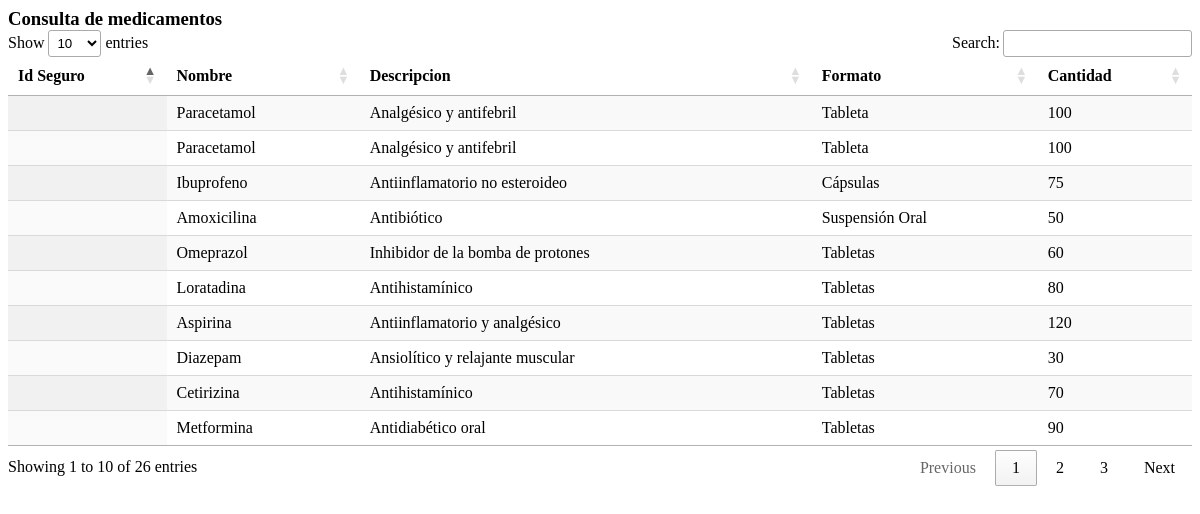
Page /consulta_medicamento.php on the committed database.
### tables this page shows
CREATE TABLE `medicamento` (
  `Id_medicamento` int NOT NULL,
  `nombre_medicamento` text,
  `descripcion` text,
  `formato` text,
  `Cantidad_total` text,
  PRIMARY KEY (`Id_medicamento`)
);

### consulta_medicamento.php (the view, shortened to what this page needs)
<?php
$servername = "localhost";
$username = "root";
$password = "";
$database = "pediatra_sis";
$conn = new mysqli($servername, $username, $password, $database);
$query = "SELECT Id_medicamento , nombre_medicamento, descripcion, formato, Cantidad_total FROM medicamento";
$result = $conn->query($query);
?>
<!DOCTYPE html>
<html lang="es">
<head>
  <link rel="stylesheet" href="https://cdn.datatables.net/1.13.5/css/jquery.dataTables.min.css">
  <link rel="stylesheet" href="https://cdn.datatables.net/buttons/2.4.1/css/buttons.dataTables.min.css">
</head>
<body>
  <h3 style="padding:0; margin:0;">Consulta de medicamentos</h3>
  <table id="tabla_medicamento" class="display" style="width:100%">
    <thead>
      <tr>
        <th>Id Seguro</th>
        <th>Nombre</th>
        <th>Descripcion</th>
        <th>Formato</th>
        <th>Cantidad</th>
      </tr>
    </thead>
    <tbody>
      <?php
      if ($result->num_rows > 0) {
        while ($row = $result->fetch_assoc()) {
          echo "<tr onclick=\"seleccionarmedicamento('" . $row["Id_medicamento "] . "', '" . $row["nombre_medicamento"] . "', '" . $row["descripcion"] . "', '" . $row["formato"] . "', '" . $row["Cantidad_total"] . "')\">";
          echo "<td>" . $row["Id_medicamento "] . "</td>";
          echo "<td>" . $row["nombre_medicamento"] . "</td>";
          echo "<td>" . $row["descripcion"] . "</td>";
          echo "<td>" . $row["formato"] . "</td>";
          echo "<td>" . $row["Cantidad_total"] . "</td>";
          echo "</tr>";
        }
      } else {
        echo "<tr><td colspan='2'>No se encontraron resultados.</td></tr>";
      }
      ?>
    </tbody>
  </table>
</body>
</html>

### rows in the picture
medicamento: nombre_medicamento "Paracetamol", descripcion "Analgésico y antifebril", formato "Tableta", Cantidad_total "100"
medicamento: nombre_medicamento "Paracetamol", descripcion "Analgésico y antifebril", formato "Tableta", Cantidad_total "100"
medicamento: nombre_medicamento "Ibuprofeno", descripcion "Antiinflamatorio no esteroideo", formato "Cápsulas", Cantidad_total "75"
medicamento: nombre_medicamento "Amoxicilina", descripcion "Antibiótico", formato "Suspensión Oral", Cantidad_total "50"
medicamento: nombre_medicamento "Omeprazol", descripcion "Inhibidor de la bomba de protones", formato "Tabletas", Cantidad_total "60"
medicamento: nombre_medicamento "Loratadina", descripcion "Antihistamínico", formato "Tabletas", Cantidad_total "80"
medicamento: nombre_medicamento "Aspirina", descripcion "Antiinflamatorio y analgésico", formato "Tabletas", Cantidad_total "120"
medicamento: nombre_medicamento "Diazepam", descripcion "Ansiolítico y relajante muscular", formato "Tabletas", Cantidad_total "30"
medicamento: nombre_medicamento "Cetirizina", descripcion "Antihistamínico", formato "Tabletas", Cantidad_total "70"
medicamento: nombre_medicamento "Metformina", descripcion "Antidiabético oral", formato "Tabletas", Cantidad_total "90"
